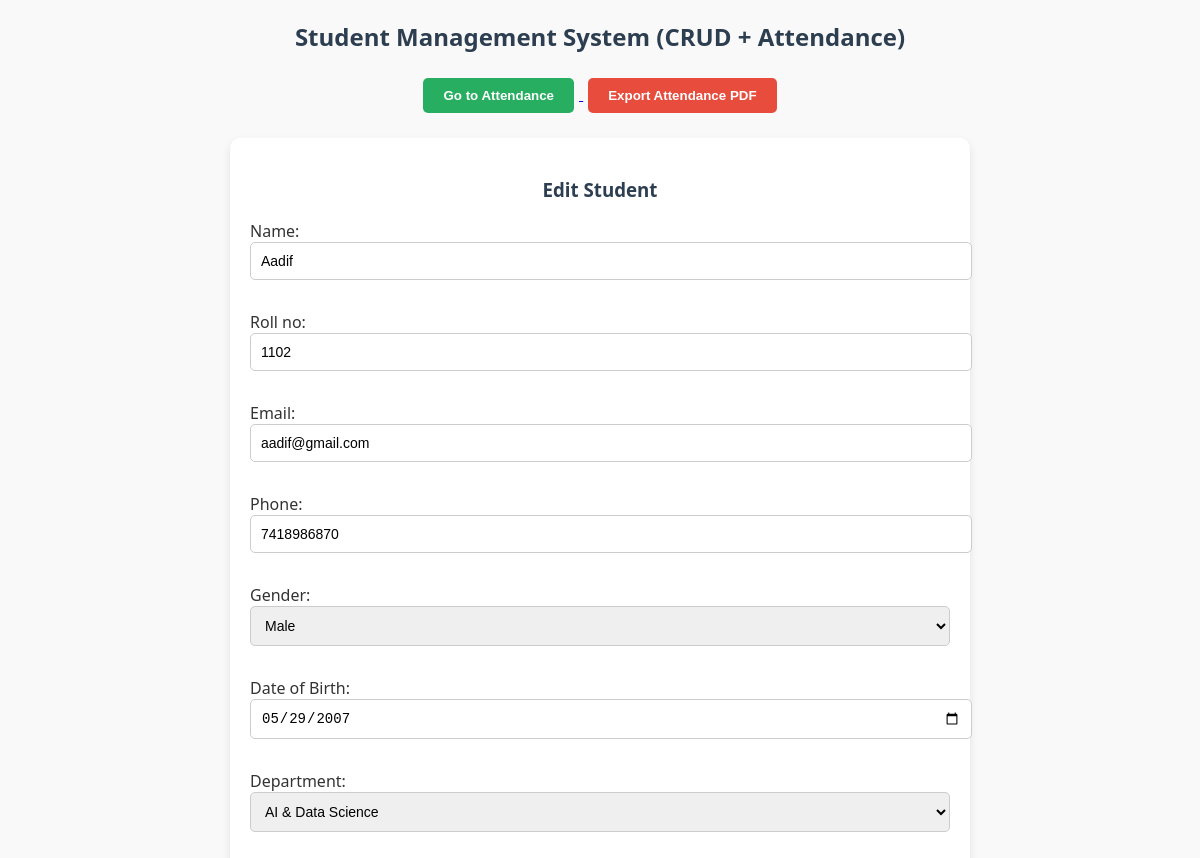
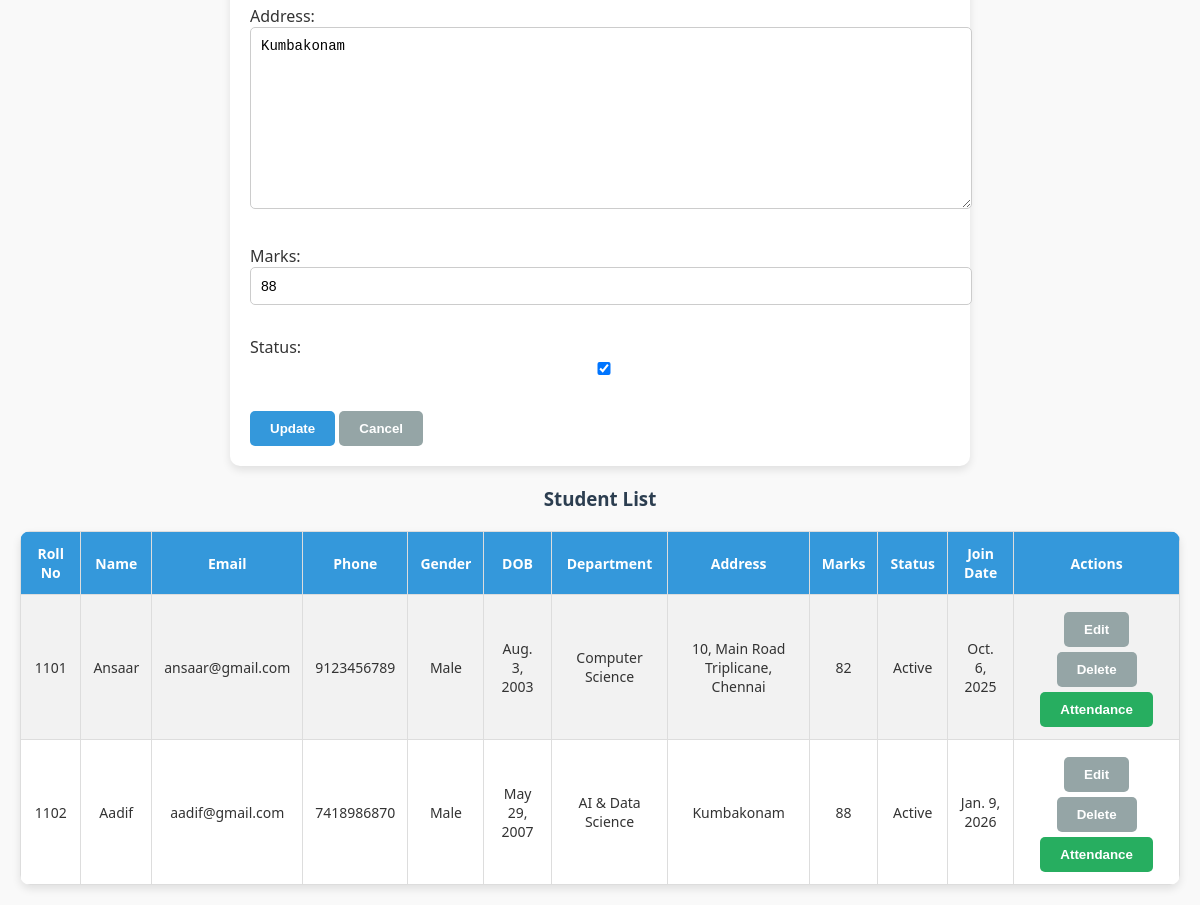
The app's page /students/?action=edit&id=3 with its own data (2 pictures, top to bottom).
### students/models.py (models this page shows, shortened)
class Student(models.Model):
    GENDER_CHOICES = [
        ('M', 'Male'),
        ('F', 'Female'),
        ('O', 'Other'),
    ]
    DEPARTMENT_CHOICES = [
        ('CSE', 'Computer Science'),
        ('IT', 'Information Technology'),
        ('ECE', 'Electronics & Communication'),
        ('EEE', 'Electrical & Electronics'),
        ('MECH', 'Mechanical'),
        ('CIVIL', 'Civil'),
        ('AI&DS', 'AI & Data Science'),
    ]
    name = models.CharField(max_length=100)
    roll_no = models.CharField(max_length=20, unique=True)
    email = models.EmailField(unique=True)
    phone = models.CharField(max_length=15)
    gender = models.CharField(max_length=1, choices=GENDER_CHOICES)
    dob = models.DateField(verbose_name="Date of Birth")
    department = models.CharField(max_length=20, choices=DEPARTMENT_CHOICES)
    address = models.TextField()
    join_date = models.DateField(auto_now_add=True)
    updated_at = models.DateTimeField(auto_now=True)
    marks = models.IntegerField(default=0)
    status = models.BooleanField(default=True)

### students/views.py (the view)
# urls.py: path('students/', student_view, name='students'),  # Single URL for all CRUD
def student_view(request):
    action = request.GET.get('action')
    student_id = request.GET.get('id')
    if action == 'add' and request.method == 'POST':
        form = StudentForm(request.POST)
        if form.is_valid():
            form.save()
            return redirect('/students/')
    elif action == 'edit' and student_id:
        student = get_object_or_404(Student, id=student_id)
        if request.method == 'POST':
            form = StudentForm(request.POST, instance=student)
            if form.is_valid():
                form.save()
                return redirect('/students/')
        else:
            form = StudentForm(instance=student)
        students = Student.objects.all()
        return render(request, 'students.html', {
            'form': form,
            'students': students,
            'edit_mode': True,
            'edit_id': student.id
        })
    elif action == 'delete' and student_id:
        student = get_object_or_404(Student, id=student_id)
        student.delete()
        return redirect('/students/')
    form = StudentForm()
    students = Student.objects.all()
    return render(request, 'students.html', {'form': form, 'students': students})

### students/forms.py
class StudentForm(forms.ModelForm):
    class Meta:
        model = Student
        fields = '__all__'
        widgets = {
            'dob': forms.DateInput(attrs={'type': 'date'}),
        }

### students/templates/students.html (shortened to what this page needs)
<!DOCTYPE html>
<html>
<head>
</head>
<body>
<h2>Student Management System (CRUD + Attendance)</h2>
<div class="top-buttons">
    <a href="/attendance/">
        <button>Go to Attendance</button>
    </a>
    <a href="/attendance/pdf/">
        <button class="pdf-btn">Export Attendance PDF</button>
    </a>
</div>
<form method="POST"
      action="{% if edit_mode %}?action=edit&id={{ edit_id }}{% else %}?action=add{% endif %}">
    <h3>{% if edit_mode %}Edit Student{% else %}Add Student{% endif %}</h3>
    {{ form.as_p }}
    <button type="submit">
        {% if edit_mode %}Update{% else %}Add{% endif %}
    </button>
    {% if edit_mode %}
        <a href="/students/">
            <button type="button">Cancel</button>
        </a>
    {% endif %}
</form>
<h3>Student List</h3>
<table>
    <tr>
        <th>Roll No</th>
        <th>Name</th>
        <th>Email</th>
        <th>Phone</th>
        <th>Gender</th>
        <th>DOB</th>
        <th>Department</th>
        <th>Address</th>
        <th>Marks</th>
        <th>Status</th>
        <th>Join Date</th>
        <th>Actions</th>
    </tr>
    {% for student in students %}
    <tr>
        <td data-label="Roll No">{{ student.roll_no }}</td>
        <td data-label="Name">{{ student.name }}</td>
        <td data-label="Email">{{ student.email }}</td>
        <td data-label="Phone">{{ student.phone }}</td>
        <td data-label="Gender">{{ student.get_gender_display }}</td>
        <td data-label="DOB">{{ student.dob }}</td>
        <td data-label="Department">{{ student.get_department_display }}</td>
        <td data-label="Address">{{ student.address }}</td>
        <td data-label="Marks">{{ student.marks }}</td>
        <td data-label="Status">
            {% if student.status %}Active{% else %}Inactive{% endif %}
        </td>
        <td data-label="Join Date">{{ student.join_date }}</td>
        <td data-label="Actions">
            <a href="?action=edit&id={{ student.id }}">
                <button>Edit</button>
            </a>
            <a href="?action=delete&id={{ student.id }}"
               onclick="return confirm('Are you sure to delete?')">
                <button>Delete</button>
            </a>
            <a href="/attendance/?student_id={{ student.id }}">
                <button style="background-color:#27ae60;">
                    Attendance
                </button>
            </a>
        </td>
    </tr>
    {% endfor %}
</table>
</body>
</html>

### students/templates/students.html (style rules this page uses)
body { font-family: 'Segoe UI', Tahoma, Geneva, Verdana, sans-serif; background-color: #f9f9f9; margin: 20px; color: #333; }
h2, h3 { text-align: center; color: #2c3e50; }
.top-buttons { text-align: center; margin-bottom: 20px; }
.top-buttons button { margin: 5px; background-color: #27ae60; }
.pdf-btn { background-color: #e74c3c !important; }
form { background-color: #fff; padding: 20px; max-width: 700px; margin: 20px auto; border-radius: 10px; box-shadow: 0 4px 8px rgba(0,0,0,0.1); }
input, select, textarea { width: 100%; padding: 10px; margin-bottom: 15px; border-radius: 5px; border: 1px solid #ccc; font-size: 14px; }
button { padding: 10px 20px; margin-top: 5px; background-color: #3498db; color: white; border: none; border-radius: 5px; cursor: pointer; font-weight: bold; transition: background 0.3s; }
a button { background-color: #95a5a6; }
table { border-collapse: collapse; width: 100%; max-width: 1200px; margin: 20px auto; background-color: #fff; box-shadow: 0 4px 8px rgba(0,0,0,0.1); border-radius: 10px; overflow: hidden; }
th, td { border: 1px solid #ddd; padding: 12px; text-align: center; font-size: 14px; }
th { background-color: #3498db; color: white; }
tr:nth-child(even) { background-color: #f2f2f2; }

### records on screen
Student: name "Aadif", roll_no "1102", email "aadif@gmail.com", phone "7418986870", gender "Male", dob "05/29/2007", department "AI & Data Science", address "Kumbakonam", marks "88", status "☑", dob "May 29, 2007", shows "Active", join_date "Jan. 9, 2026"
Student: roll_no "1101", name "Ansaar", email "ansaar@gmail.com", phone "9123456789", gender "Male", dob "Aug. 3, 2003", department "Computer Science", address "10, Main Road Triplicane, Chennai", marks "82", status "Active", join_date "Oct. 6, 2025"
